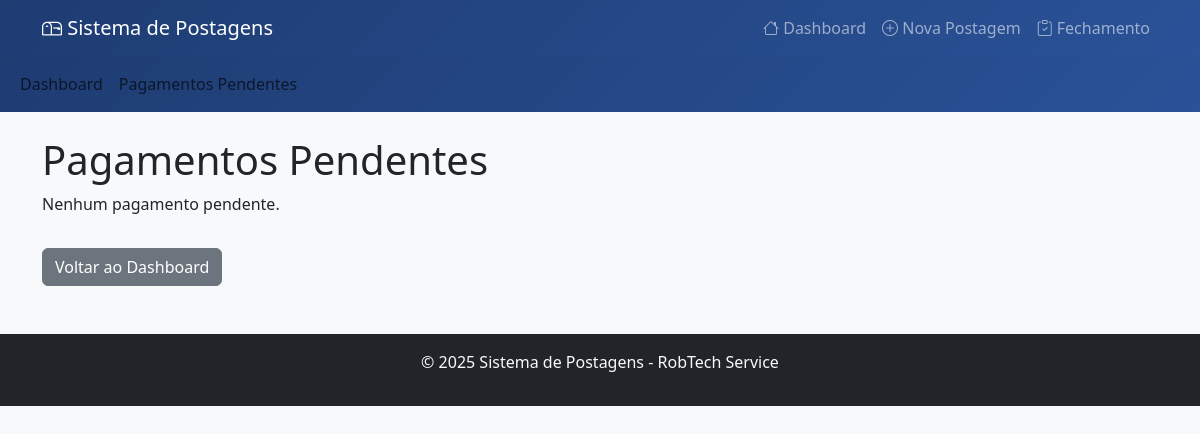
Before: /pendentes with the older database file.
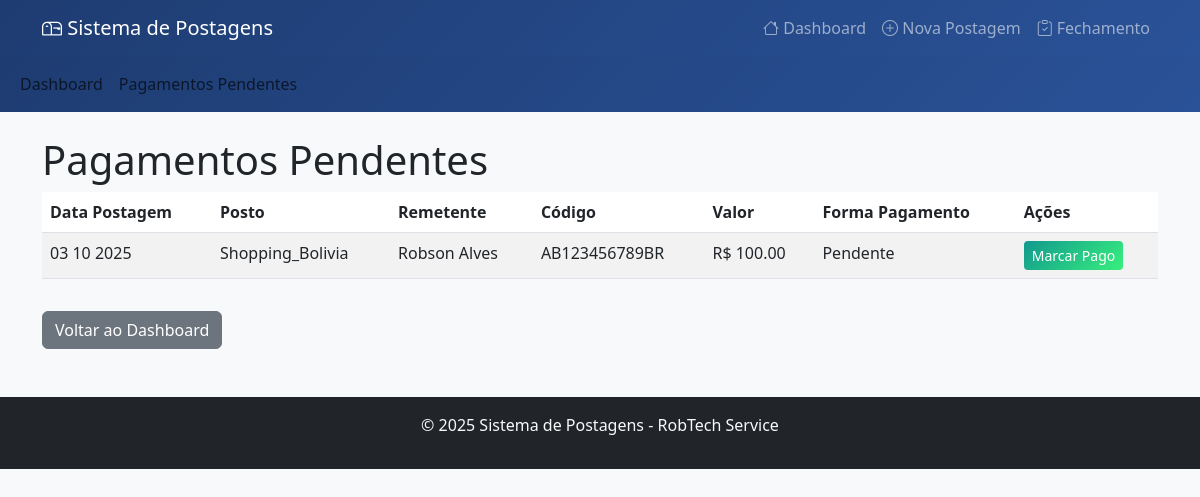
After: the same page with the newer database file.
### tables this page shows
CREATE TABLE postagens (
                id INTEGER PRIMARY KEY AUTOINCREMENT,
                data_postagem DATE NOT NULL,
                posto INTEGER NOT NULL,
                nome_remetente TEXT NOT NULL,
                codigo_rastreio TEXT UNIQUE NOT NULL,
                valor REAL NOT NULL,
                tipo_postagem TEXT NOT NULL CHECK (tipo_postagem IN ('PAC', 'SEDEX')),
                tipo_pagamento TEXT,
                status TEXT DEFAULT 'POSTADO',
                pagamento_pago INTEGER DEFAULT 0,
                data_pagamento DATE,
                observacoes TEXT,
                data_criacao DATETIME DEFAULT CURRENT_TIMESTAMP
            );

### app.py (the view)
    def listar_pendentes(self):
        conn = self.conectar()
        cursor = conn.cursor()
        cursor.execute("""
            SELECT id, data_postagem, posto, nome_remetente, codigo_rastreio,
                   valor, tipo_postagem, tipo_pagamento, status, pagamento_pago, data_pagamento, observacoes, data_criacao
            FROM postagens
            WHERE pagamento_pago = 0
            ORDER BY data_postagem ASC
        """)
        pendentes = cursor.fetchall()
        conn.close()
        return pendentes

### app.py (called while the page is built)
@app.template_filter('datetimeformat')
def datetimeformat(value, format='%d %m %Y'):
    if value is None:
        return ''
    if isinstance(value, str):
        try:
            dt = datetime.strptime(value, '%Y-%m-%d')
        except:
            try:
                dt = datetime.strptime(value, '%Y-%m-%d %H:%M:%S')
            except:
                return value
    elif isinstance(value, (datetime, date)):
        dt = value
    else:
        return value
    return dt.strftime(format)

@app.route('/pendentes')
def listar_pendentes():
    pendentes = sistema.listar_pendentes()
    return render_template('pendentes.html', pendentes=pendentes, NOME_POSTO=NOME_POSTO)

    def conectar(self):
        return sqlite3.connect(self.db_name)

### templates/pendentes.html (shortened to what this page needs)
{% extends "base.html" %}
{% block content %}
<h1>Pagamentos Pendentes</h1>
{% if pendentes %}
<table class="table table-striped">
  <thead>
    <tr>
      <th>Data Postagem</th>
      <th>Posto</th>
      <th>Remetente</th>
      <th>Código</th>
      <th>Valor</th>
      <th>Forma Pagamento</th>
      <th>Ações</th>
    </tr>
  </thead>
  <tbody>
    {% for p in pendentes %}
    <tr>
      <td>{{ p[1] | datetimeformat }}</td>
      <td>{{ NOME_POSTO[p[2]] }}</td>
      <td>{{ p[3] }}</td>
      <td>{{ p[4] }}</td>
      <td>R$ {{ '%.2f'|format(p[5]) }}</td>
      <td>{{ p[10] or 'Pendente' }}</td>
      <td><a href="{{ url_for('marcar_pago', id=p[0]) }}" class="btn btn-sm btn-success">Marcar Pago</a></td>
    </tr>
    {% endfor %}
  </tbody>
</table>
{% else %}
<p>Nenhum pagamento pendente.</p>
{% endif %}
<a href="{{ url_for('index') }}" class="btn btn-secondary mt-3">Voltar ao Dashboard</a>
{% endblock %}

Changed rows visible on the page:
added postagens: data_postagem "03 10 2025", posto "Shopping_Bolivia", nome_remetente "Robson Alves", codigo_rastreio "AB123456789BR", valor "100.00", p "Pendente"
Other visible differences:
text no longer shown: "Nenhum pagamento pendente."
text now shown: "Data Postagem Posto Remetente Código Valor Forma Pagamento Ações"
